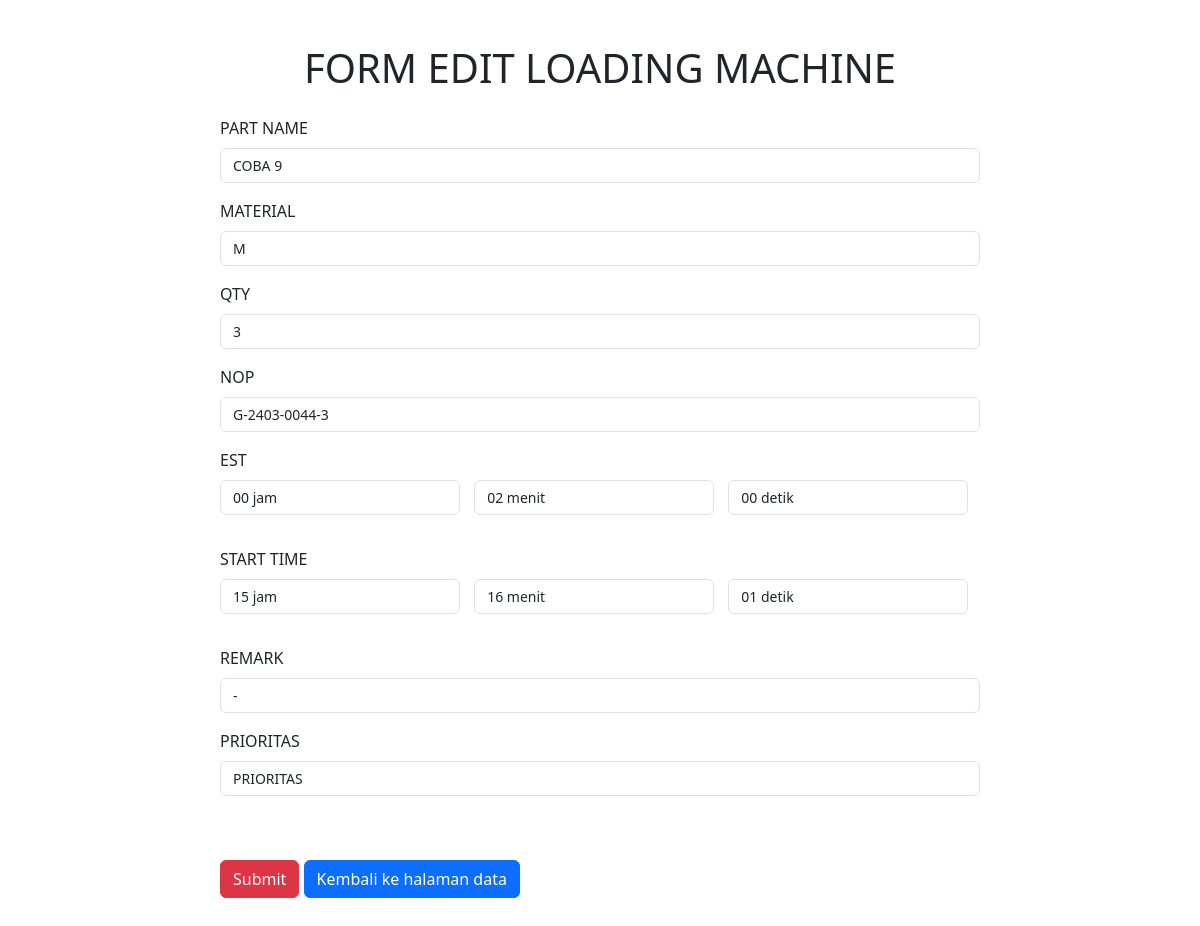
Before: /edit-data.php?id=54 with the older database file.
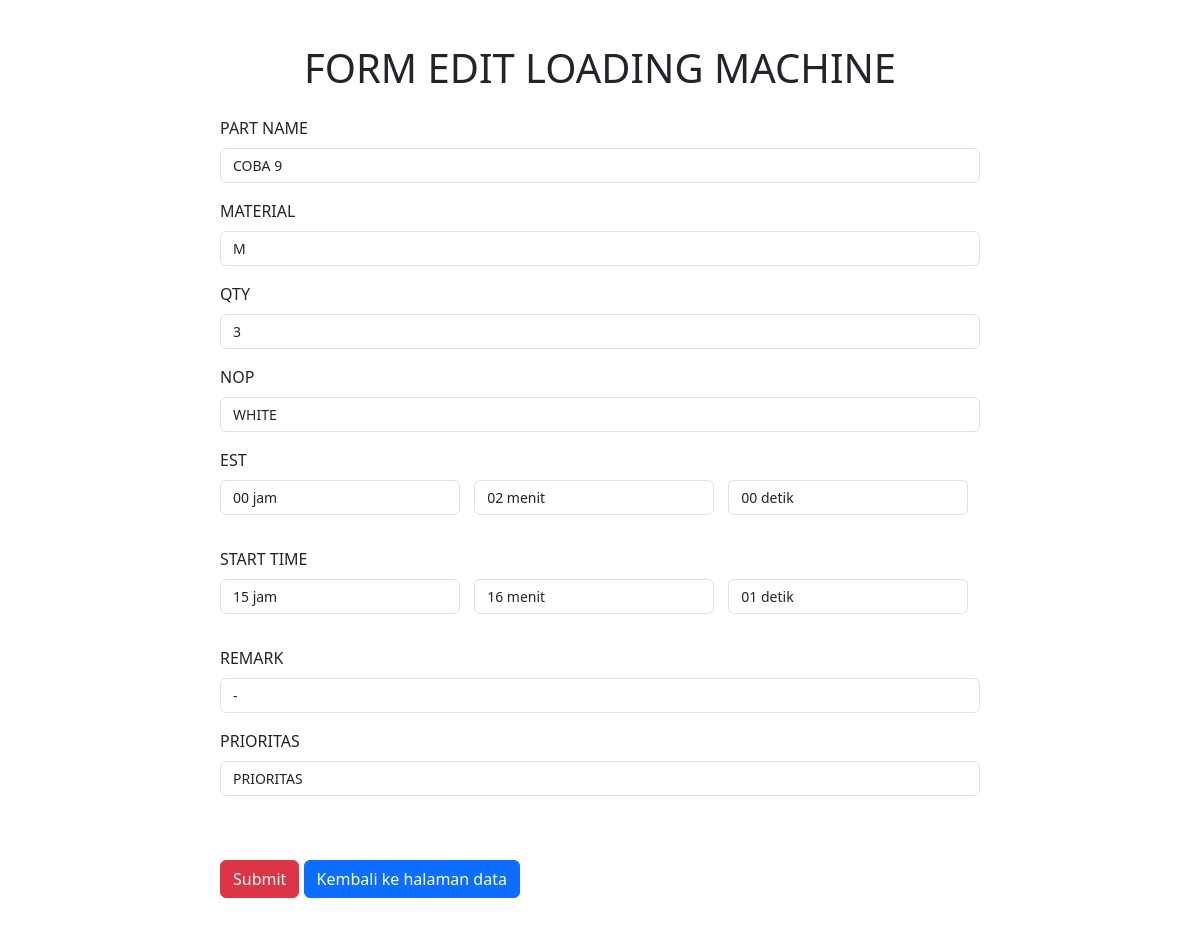
After: the same page with the newer database file.
### tables this page shows
CREATE TABLE `data` (
  `id` int(255) NOT NULL,
  `PROCESS` varchar(255) NOT NULL,
  `MACHINE` varchar(255) NOT NULL,
  `PART_NAME` varchar(255) NOT NULL,
  `MATERIAL` varchar(255) NOT NULL,
  `POS` varchar(255) NOT NULL,
  `ACTUAL_POS` varchar(255) NOT NULL,
  `QTY` varchar(255) NOT NULL,
  `NOP` varchar(255) NOT NULL,
  `EST` varchar(255) NOT NULL,
  `DATE` date NOT NULL,
  `START_TIME` varchar(50) NOT NULL DEFAULT '00:00:00',
  `END_TIME` varchar(50) NOT NULL DEFAULT '00:00:00',
  `DURATION` varchar(50) NOT NULL DEFAULT '00:00:00',
  `STATUS` varchar(255) NOT NULL,
  `REMARK` varchar(255) NOT NULL,
  `PRIORITAS` varchar(255) NOT NULL
);

### edit-data.php (the view, shortened to what the changed rows need)
<?php
    include_once("./koneksi.php");
    $id = intval($_GET["id"]);
    $query_get_data = mysqli_query($db, "SELECT * FROM data WHERE id=$id");
    $data = mysqli_fetch_assoc($query_get_data);
?>
<!DOCTYPE html>
<html lang="en">
<head>
    <link href="https://cdn.jsdelivr.net/npm/bootstrap@5.3.3/dist/css/bootstrap.min.css" rel="stylesheet">
</head>
<body>
    <div class="container form-container">
        <h1 class="my-4" align="center">FORM EDIT LOADING MACHINE</h1>
        <form action="" method="POST">
            <div class="mb-3">
                <label for="PART_NAME" class="form-label">PART NAME</label>
                <input required value="<?php echo htmlspecialchars($data['PART_NAME'], ENT_QUOTES, 'UTF-8'); ?>" type="text" name="PART_NAME" class="form-control" id="PART_NAME">
            </div>
            <div class="mb-3">
                <label for="MATERIAL" class="form-label">MATERIAL</label>
                <input required value="<?php echo htmlspecialchars($data['MATERIAL'], ENT_QUOTES, 'UTF-8'); ?>" type="text" name="MATERIAL" class="form-control" id="MATERIAL">
            </div>
            <div class="mb-3">
                <label for="QTY" class="form-label">QTY</label>
                <input required value="<?php echo htmlspecialchars($data['QTY'], ENT_QUOTES, 'UTF-8'); ?>" type="text" name="QTY" class="form-control" id="QTY">
            </div>
            <div class="mb-3">
                <label for="NOP" class="form-label">NOP</label>
                <input required value="<?php echo htmlspecialchars($data['NOP'], ENT_QUOTES, 'UTF-8'); ?>" type="text" name="NOP" class="form-control" id="NOP">
            </div>
            <div class="mb-3">
                <div class="form-inline">
                    <?php
                        $est = isset($data['EST']) ? explode(':', $data['EST']) : ['00', '00', '00'];
                        $est_hours = isset($est[0]) ? str_pad(intval($est[0]), 2, '0', STR_PAD_LEFT) : '00';
                        $est_minutes = isset($est[1]) ? str_pad(intval($est[1]), 2, '0', STR_PAD_LEFT) : '00';
                        $est_seconds = isset($est[2]) ? str_pad(intval($est[2]), 2, '0', STR_PAD_LEFT) : '00';
                    ?>
                    <div class="form-group">
                        <select required name="EST_HOURS" class="form-control" id="EST_HOURS">
                            <?php for ($i = 0; $i < 24; $i++): ?>
                                <option value="<?php echo sprintf('%02d', $i); ?>" <?php echo ($i == intval($est_hours)) ? 'selected' : ''; ?>>
                                    <?php echo sprintf('%02d', $i); ?> jam
                                </option>
                            <?php endfor; ?>
                        </select>
                    </div>
                    <div class="form-group">
                        <select required name="EST_MINUTES" class="form-control" id="EST_MINUTES">
                            <?php for ($i = 0; $i < 60; $i++): ?>
                                <option value="<?php echo sprintf('%02d', $i); ?>" <?php echo ($i == intval($est_minutes)) ? 'selected' : ''; ?>>
                                    <?php echo sprintf('%02d', $i); ?> menit
                                </option>
                            <?php endfor; ?>
                        </select>
                    </div>
                    <div class="form-group">
                        <select required name="EST_SECONDS" class="form-control" id="EST_SECONDS">
                            <?php for ($i = 0; $i < 60; $i++): ?>
                                <option value="<?php echo sprintf('%02d', $i); ?>" <?php echo ($i == intval($est_seconds)) ? 'selected' : ''; ?>>
                                    <?php echo sprintf('%02d', $i); ?> detik
                                </option>
                            <?php endfor; ?>
                        </select>
                    </div>
                </div>
            </div>
            <div class="mb-3">
                <div class="form-inline">
                    <?php
                        $start_time = isset($data['START_TIME']) ? explode(':', $data['START_TIME']) : ['00', '00', '00'];
                        $start_time_hours = isset($start_time[0]) ? str_pad(intval($start_time[0]), 2, '0', STR_PAD_LEFT) : '00';
                        $start_time_minutes = isset($start_time[1]) ? str_pad(intval($start_time[1]), 2, '0', STR_PAD_LEFT) : '00';
                        $start_time_seconds = isset($start_time[2]) ? str_pad(intval($start_time[2]), 2, '0', STR_PAD_LEFT) : '00';
                    ?>
                    <div class="form-group">
                        <select required name="START_TIME_HOURS" class="form-control" id="START_TIME_HOURS">
                            <?php for ($i = 0; $i < 24; $i++): ?>
                                <option value="<?php echo sprintf('%02d', $i); ?>" <?php echo ($i == intval($start_time_hours)) ? 'selected' : ''; ?>>
                                    <?php echo sprintf('%02d', $i); ?> jam
                                </option>
                            <?php endfor; ?>
                        </select>
                    </div>
                    <div class="form-group">
                        <select required name="START_TIME_MINUTES" class="form-control" id="START_TIME_MINUTES">
                            <?php for ($i = 0; $i < 60; $i++): ?>
                                <option value="<?php echo sprintf('%02d', $i); ?>" <?php echo ($i == intval($start_time_minutes)) ? 'selected' : ''; ?>>
                                    <?php echo sprintf('%02d', $i); ?> menit
                                </option>
                            <?php endfor; ?>
                        </select>
                    </div>
                    <div class="form-group">
                        <select required name="START_TIME_SECONDS" class="form-control" id="START_TIME_SECONDS">
                            <?php for ($i = 0; $i < 60; $i++): ?>
                                <option value="<?php echo sprintf('%02d', $i); ?>" <?php echo ($i == intval($start_time_seconds)) ? 'selected' : ''; ?>>
                                    <?php echo sprintf('%02d', $i); ?> detik
                                </option>
                            <?php endfor; ?>
                        </select>
                    </div>
                </div>
            </div>
            <div class="mb-3">
                <label for="REMARK" class="form-label">REMARK</label>
                <input required value="<?php echo htmlspecialchars($data['REMARK'], ENT_QUOTES, 'UTF-8'); ?>" type="text" name="REMARK" class="form-control" id="REMARK">
            </div>
            <div class="mb-3">
                <label for="PRIORITAS" class="form-label">PRIORITAS</label>
                <input required value="<?php echo htmlspecialchars($data['PRIORITAS'], ENT_QUOTES, 'UTF-8'); ?>" type="text" name="PRIORITAS" class="form-control" id="PRIORITAS">
            </div>
        </form>
    </div>
</body>
</html>

Changed rows visible on the page:
changed data "COBA 9": NOP "G-2403-0044-3" → "WHITE"
